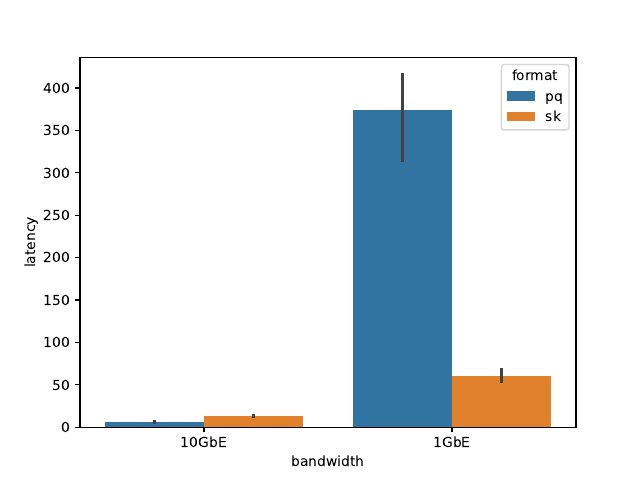

Recreate this plot in Python.
import seaborn as sns
import pandas as pd
import matplotlib.pyplot as plt

if __name__ == "__main__":
    # 10GbE
    pq = [5.896867275238037, 5.982793569564819, 5.965559005737305]
    sk = [13.735283374786377, 13.548393964767456, 12.947990655899048]

    data = list()

    for x in pq:
        data.append({
            'format': 'pq',
            'latency': x,
            'bandwidth': '10GbE'
        })

    for x in sk:
        data.append({
            'format': 'sk',
            'latency': x,
            'bandwidth': '10GbE'
        })

    # 1GbE
    pq = [415.1436297893524, 314.97357296943665, 392.31217789649963]
    sk = [54.895158767700195, 67.4822244644165, 59.04222297668457]

    for x in pq:
        data.append({
            'format': 'pq',
            'latency': x,
            'bandwidth': '1GbE'
        })

    for x in sk:
        data.append({
            'format': 'sk',
            'latency': x,
            'bandwidth': '1GbE'
        })

    df = pd.DataFrame(data)
    x = sns.barplot(x="bandwidth", y="latency",  hue="format", data=df)
    plt.savefig("plot.pdf")